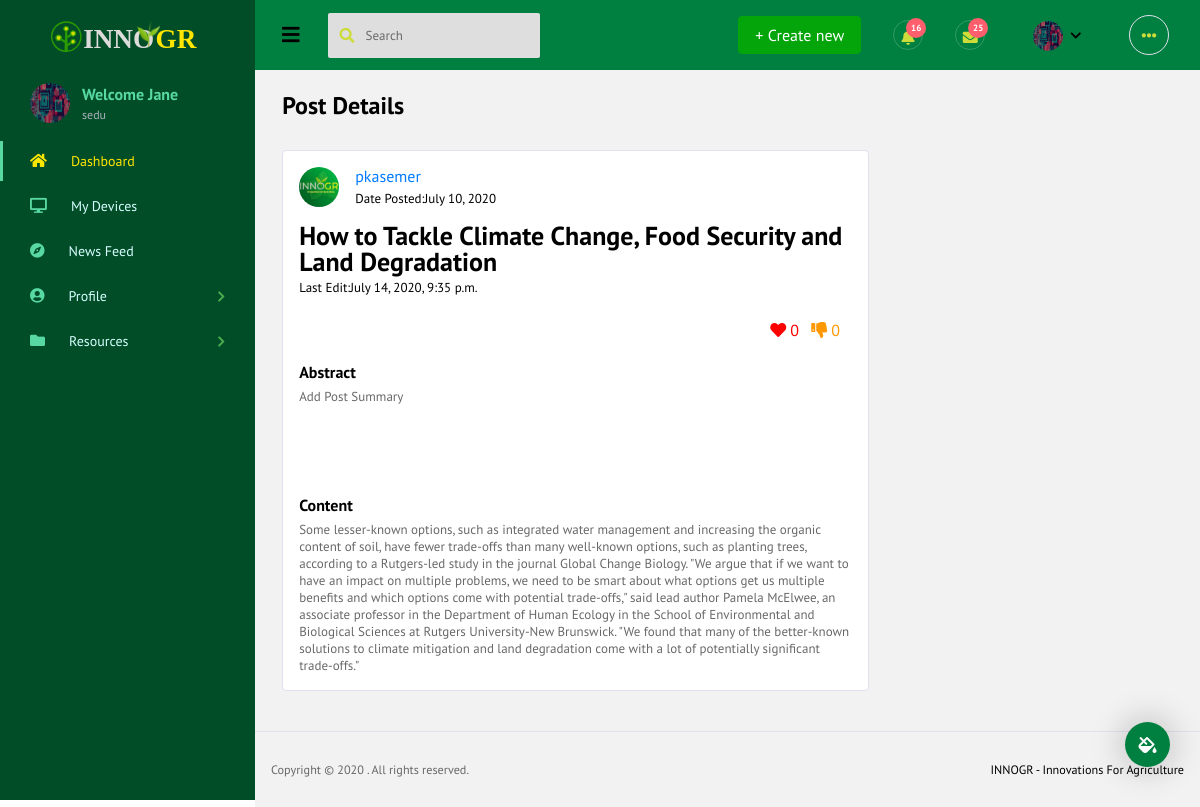
Page /post/1/ (signed in) on the committed database.
### users/models.py (models this page shows, shortened)
class Profile(models.Model):
    user = models.OneToOneField(User, on_delete=models.CASCADE)
    image = models.ImageField(default='default.jpg', upload_to='profile_pics')
    description = models.CharField(max_length=200, default='Add Profile Description')
    phone = models.CharField(max_length=20, default='Add Phone Number')
    firstSkill = models.CharField(max_length=200, default='Add First Skill')
    secondSkill = models.CharField(max_length=200, default='Add Second Skill')
    thirdSkill = models.CharField(max_length=200, default='Add Third Skill')

### innogrApp/models.py (models this page shows, shortened)
class Post(models.Model):
    title = models.CharField(max_length=100)
    summary = models.TextField(default = "Add Post Summary")
    content = RichTextField(blank=True, null=True)
    date_posted = models.DateTimeField(default=timezone.now)
    last_edited= models.DateTimeField(auto_now= True)
    author = models.ForeignKey(User, on_delete=models.CASCADE)
    likes= models.IntegerField(default=0)
    dislikes= models.IntegerField(default=0)

### innogrApp/views.py (the view)
# urls.py: path('post/<int:pk>/', PostDetailView.as_view(), name='post-detail'),
class PostDetailView(LoginRequiredMixin, DetailView):
    model = Post

### innogrApp/templates/innogrApp/post_detail.html (shortened to what this page needs)
{% extends 'innogrApp/base.html' %}
{% load static %}
{% block pagebody %}
<div class="page-header">
    <h3 class="page-title">
        Post Details
    </h3>
</div>
<div class="row">
    <div class="col-md-8 h-100">
        <div id="profile-list-left" class="py-2">
            <div class="card rounded mb-2">
                <div class="card-body p-3">
                    <div class="media">
                        <img src="{{ post.author.profile.image.url }}" alt="image"
                            class="img-pk mr-3 mb-3 rounded-circle">
                        <div class="media-body">
                            <h6 class="mb-1"><a href="{% url 'user-posts' post.author.username %}">
                                    {{object.author}}</a></h6>
                            <p>Date Posted:{{object.date_posted|date:"F d, Y"}}</p>
                        </div>
                    </div>
                    <a class="d-block h4 mb-1">{{object.title}}</a>
                    <p>Last Edit:{{object.last_edited}}</p>
                    <div class="post-button">
                        <p class="small text-muted mt-2 mb-0">
                            <span class="likecss">
                                <i onClick="document.getElementById('likebutton').submit()" class="fa fa-heart mr-1"></i>{{object.likes}}
                            </span>
                            <span class="ml-2 dislikecss">
                                <i onClick="document.getElementById('dislikebutton').submit()" class="fa fa-thumbs-down mr-1"></i>{{object.dislikes}}
                            </span>
                        </p>
                    </div>
                    <h5 class="mb-2 mt-4">Abstract</h5>
                    <p class="mb-5 text-muted">
                        {{object.summary}}
                    </p>
                    <br>
                    <h5 class="mb-2 mt-4">Content</h5>
                    <p class="mb-0 text-muted">
                        {{object.content|safe}}
                    </p>
                </div>
            </div>
        </div>
    </div>
    <div class="col-md-4 h-100">
    </div>
</div>
{% endblock pagebody %}

### innogrApp/templates/innogrApp/base.html (shortened to what this page needs)
<!DOCTYPE html>
<html lang="en">
{% load static %}
<head>
  <link rel="stylesheet" href="{% static 'innogrApp/vendors/iconfonts/font-awesome/css/all.min.css' %}">
  <link rel="stylesheet" href="{% static 'innogrApp/vendors/css/vendor.bundle.base.css' %}">
  <link rel="stylesheet" href="{% static 'innogrApp/vendors/css/vendor.bundle.addons.css' %}">
  <link rel="stylesheet" href="{% static 'innogrApp/css/style.css' %}">
</head>
<body class="sidebar-fixed">
  <div class="container-scroller">
    <nav class="navbar col-lg-12 col-12 p-0 fixed-top d-flex flex-row default-layout-navbar">
      <div class="text-center navbar-brand-wrapper d-flex align-items-center justify-content-center">
        <a class="navbar-brand brand-logo" href="/"><img src="{% static 'innogrApp/images/logo.svg' %}"
            alt="logo" /></a>
      </div>
      <div class="navbar-menu-wrapper d-flex align-items-stretch">
        <button class="navbar-toggler navbar-toggler align-self-center" type="button" data-toggle="minimize">
          <span class="fas fa-bars"></span>
        </button>
        <ul class="navbar-nav">
          <form action="{% url 'search' %}" method="post">{% csrf_token %}
            <li class="nav-item nav-search d-none d-md-flex">
              <div class="nav-link">
                <div class="input-group">
                  <div class="input-group-prepend">
                    <button type="submit" class="input-group-text">
                      <i class="fas fa-search"></i>
                    </button>
                  </div>
                  <input type="text" class="form-control" placeholder="Search" name="search" aria-label="Search">
                </div>
              </div>
            </li>
          </form>
        </ul>
        <ul class="navbar-nav navbar-nav-right">
          <li class="nav-item d-none d-lg-flex">
            <a class="nav-link" href="{% url 'post-create' %}">
              <span class="btn btn-primary">+ Create new</span>
            </a>
          </li>
          <li class="nav-item dropdown">
            <a class="nav-link count-indicator dropdown-toggle" id="notificationDropdown" href="#"
              data-toggle="dropdown">
              <i class="fas fa-bell mx-0"></i>
              <span class="count">16</span>
            </a>
          </li>
          <li class="nav-item dropdown">
            <a class="nav-link count-indicator dropdown-toggle" id="messageDropdown" href="#" data-toggle="dropdown"
              aria-expanded="false">
              <i class="fas fa-envelope mx-0"></i>
              <span class="count">25</span>
            </a>
          </li>
          <li class="nav-item nav-profile dropdown">
            <a class="nav-link dropdown-toggle" href="#" data-toggle="dropdown"
              id="profileDropdown">
              <img src="{{ user.profile.image.url }}" alt="profile" />
            </a>
          </li>
          <li class="nav-item nav-settings d-none d-lg-block">
            <a class="nav-link" href="#">
              <i class="fas fa-ellipsis-h"></i>
            </a>
          </li>
        </ul>
      </div>
    </nav>
    <div class="container-fluid page-body-wrapper">
      <div class="theme-setting-wrapper">
        <div id="settings-trigger"><i class="fas fa-fill-drip"></i></div>
      </div>
      <nav class="sidebar sidebar-offcanvas" id="sidebar">
        <ul class="nav">
          {% block activelink %}
          <li class="nav-item nav-profile">
            {% endblock activelink %}
            <div class="nav-link">
              <div class="profile-image">
                <a href="{% url  'profile-posts' user.username  %}">
                  <img src="{{ user.profile.image.url }}" alt="image" />
                </a>
              </div>
              <div class="profile-name">
                <p class="name">
                  Welcome Jane
                </p>
                <p class="designation">
                  {{user.username}}
                </p>
              </div>
            </div>
          </li>
          <li class="nav-item">
            <a class="nav-link" href="{% url 'home'%}">
              <i class="fa fa-home menu-icon"></i>
              <span class="menu-title">Dashboard</span>
            </a>
          </li>
          <li class="nav-item">
            <a class="nav-link" href="{% url 'MyDevices' %}">
              <i class="fa fa-desktop menu-icon"></i>
              <span class="menu-title">My Devices</span>
            </a>
          </li>
          <li class="nav-item">
            <a class="nav-link" href="{% url 'MynewsFeed' %}">
              <i class="fas fa-compass menu-icon"></i>
              <span class="menu-title">News Feed</span>
            </a>
          </li>
          <li class="nav-item">
            <a class="nav-link" data-toggle="collapse" href="#profile" aria-expanded="false" aria-controls="profile">
              <i class="fas fa fa-user-circle menu-icon"></i>
              <span class="menu-title">Profile</span>
              <i class="menu-arrow"></i>
            </a>
          </li>
          <li class="nav-item">
            <a class="nav-link" data-toggle="collapse" href="#govenment" aria-expanded="false"
              aria-controls="govenment">
              <i class="fas fa-folder menu-icon"></i>
              <span class="menu-title">Resources</span>
              <i class="menu-arrow"></i>
            </a>
          </li>
        </ul>
      </nav>
      <div class="main-panel">
        <div class="content-wrapper">
          {% block pagebody %}
          {% endblock pagebody %}
        </div>
        <footer class="footer">
          <div class="d-sm-flex justify-content-center justify-content-sm-between">
            <span class="text-muted text-center text-sm-left d-block d-sm-inline-block">Copyright © 2020 . All rights
              reserved.</span>
            <span class="float-none float-sm-right d-block mt-1 mt-sm-0 text-center">INNOGR - Innovations For
              Agriculture</span>
          </div>
        </footer>
      </div>
    </div>
  </div>
</body>
</html>

### rows in the picture
Post: author.profile.image (picture), author "pkasemer", date_posted "July 10, 2020", title "How to Tackle Climate Change, Food Security and Land Degradation", last_edited "July 14, 2020, 9:35 p.m.", likes "0", dislikes "0", summary "Add Post Summary", content "Some lesser-known options, such as integrated water management and increasing the organic content of soil, have fewer trade-offs than many well-known options, such as planting trees, according to a Rutgers-led study in the journal Global Change Biology. \"We argue that if we want to have an impact on multiple problems, we need to be smart about what options get us multiple benefits and which options come with potential trade-offs,\" said lead author Pamela McElwee, an associate professor in the Department of Human Ecology in the School of Environmental and Biological Sciences at Rutgers University-New Brunswick. \"We found that many of the better-known solutions to climate mitigation and land…"

### other values in the picture
{{ user.username }} "sedu"
